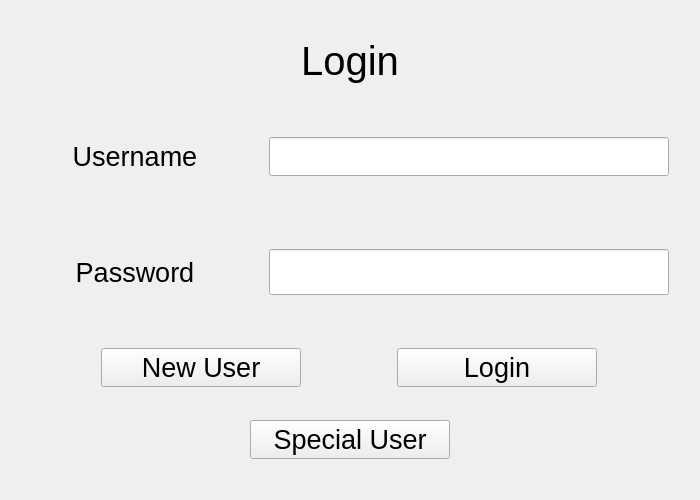
<?xml version="1.0" encoding="UTF-8"?>
<ui version="4.0">
    <class>LoginForm</class>
    <widget class="QDialog" name="LoginForm">
        <property name="geometry">
            <rect>
                <x>0</x>
                <y>0</y>
                <width>700</width>
                <height>500</height>
            </rect>
        </property>
        <property name="sizePolicy">
            <sizepolicy hsizetype="Maximum" vsizetype="Maximum">
                <horstretch>0</horstretch>
                <verstretch>0</verstretch>
            </sizepolicy>
        </property>
        <property name="minimumSize">
            <size>
                <width>700</width>
                <height>500</height>
            </size>
        </property>
        <property name="maximumSize">
            <size>
                <width>700</width>
                <height>500</height>
            </size>
        </property>
        <property name="windowTitle">
            <string>Dialog</string>
        </property>
        <property name="styleSheet">
            <string notr="true" />
        </property>
        <layout class="QVBoxLayout" name="verticalLayout">
            <item alignment="Qt::AlignHCenter">
                <widget class="QLabel" name="label">
                    <property name="sizePolicy">
                        <sizepolicy hsizetype="Fixed" vsizetype="Fixed">
                            <horstretch>0</horstretch>
                            <verstretch>0</verstretch>
                        </sizepolicy>
                    </property>
                    <property name="font">
                        <font>
                            <pointsize>30</pointsize>
                        </font>
                    </property>
                    <property name="text">
                        <string>Login</string>
                    </property>
                    <property name="alignment">
                        <set>Qt::AlignCenter</set>
                    </property>
                </widget>
            </item>
            <item>
                <layout class="QHBoxLayout" name="horizontalLayout_2">
                    <property name="spacing">
                        <number>30</number>
                    </property>
                    <property name="leftMargin">
                        <number>20</number>
                    </property>
                    <property name="topMargin">
                        <number>20</number>
                    </property>
                    <property name="rightMargin">
                        <number>20</number>
                    </property>
                    <property name="bottomMargin">
                        <number>20</number>
                    </property>
                    <item>
                        <widget class="QLabel" name="label_5">
                            <property name="font">
                                <font>
                                    <pointsize>20</pointsize>
                                </font>
                            </property>
                            <property name="text">
                                <string>Username</string>
                            </property>
                            <property name="alignment">
                                <set>Qt::AlignCenter</set>
                            </property>
                        </widget>
                    </item>
                    <item>
                        <widget class="QLineEdit" name="lineEdit_username">
                            <property name="maximumSize">
                                <size>
                                    <width>400</width>
                                    <height>16777215</height>
                                </size>
                            </property>
                            <property name="font">
                                <font>
                                    <pointsize>20</pointsize>
                                </font>
                            </property>
                        </widget>
                    </item>
                </layout>
            </item>
            <item>
                <layout class="QHBoxLayout" name="horizontalLayout_3">
                    <property name="spacing">
                        <number>30</number>
                    </property>
                    <property name="leftMargin">
                        <number>20</number>
                    </property>
                    <property name="topMargin">
                        <number>20</number>
                    </property>
                    <property name="rightMargin">
                        <number>20</number>
                    </property>
                    <property name="bottomMargin">
                        <number>20</number>
                    </property>
                    <item>
                        <widget class="QLabel" name="label_6">
                            <property name="font">
                                <font>
                                    <pointsize>20</pointsize>
                                </font>
                            </property>
                            <property name="text">
                                <string>Password</string>
                            </property>
                            <property name="alignment">
                                <set>Qt::AlignCenter</set>
                            </property>
                        </widget>
                    </item>
                    <item>
                        <widget class="QLineEdit" name="lineEdit_passowrd">
                            <property name="maximumSize">
                                <size>
                                    <width>400</width>
                                    <height>46</height>
                                </size>
                            </property>
                            <property name="font">
                                <font>
                                    <pointsize>20</pointsize>
                                </font>
                            </property>
                        </widget>
                    </item>
                </layout>
            </item>
            <item>
                <layout class="QHBoxLayout" name="horizontalLayout">
                    <item>
                        <widget class="QPushButton" name="pButton_newUser">
                            <property name="sizePolicy">
                                <sizepolicy hsizetype="Maximum" vsizetype="Fixed">
                                    <horstretch>0</horstretch>
                                    <verstretch>0</verstretch>
                                </sizepolicy>
                            </property>
                            <property name="maximumSize">
                                <size>
                                    <width>200</width>
                                    <height>16777215</height>
                                </size>
                            </property>
                            <property name="font">
                                <font>
                                    <pointsize>20</pointsize>
                                </font>
                            </property>
                            <property name="text">
                                <string>New User</string>
                            </property>
                            <property name="autoDefault">
                                <bool>false</bool>
                            </property>
                        </widget>
                    </item>
                    <item>
                        <widget class="QPushButton" name="pButton_login">
                            <property name="sizePolicy">
                                <sizepolicy hsizetype="Maximum" vsizetype="Fixed">
                                    <horstretch>0</horstretch>
                                    <verstretch>0</verstretch>
                                </sizepolicy>
                            </property>
                            <property name="maximumSize">
                                <size>
                                    <width>200</width>
                                    <height>16777215</height>
                                </size>
                            </property>
                            <property name="font">
                                <font>
                                    <pointsize>20</pointsize>
                                </font>
                            </property>
                            <property name="text">
                                <string>Login</string>
                            </property>
                            <property name="autoDefault">
                                <bool>false</bool>
                            </property>
                        </widget>
                    </item>
                </layout>
            </item>
            <item alignment="Qt::AlignHCenter">
                <widget class="QPushButton" name="pButton_specialUser">
                    <property name="sizePolicy">
                        <sizepolicy hsizetype="Maximum" vsizetype="Fixed">
                            <horstretch>0</horstretch>
                            <verstretch>0</verstretch>
                        </sizepolicy>
                    </property>
                    <property name="minimumSize">
                        <size>
                            <width>200</width>
                            <height>0</height>
                        </size>
                    </property>
                    <property name="maximumSize">
                        <size>
                            <width>200</width>
                            <height>16777215</height>
                        </size>
                    </property>
                    <property name="font">
                        <font>
                            <pointsize>20</pointsize>
                        </font>
                    </property>
                    <property name="text">
                        <string>Special User</string>
                    </property>
                    <property name="autoDefault">
                        <bool>false</bool>
                    </property>
                </widget>
            </item>
        </layout>
    </widget>
    <resources />
    <connections />
</ui>
